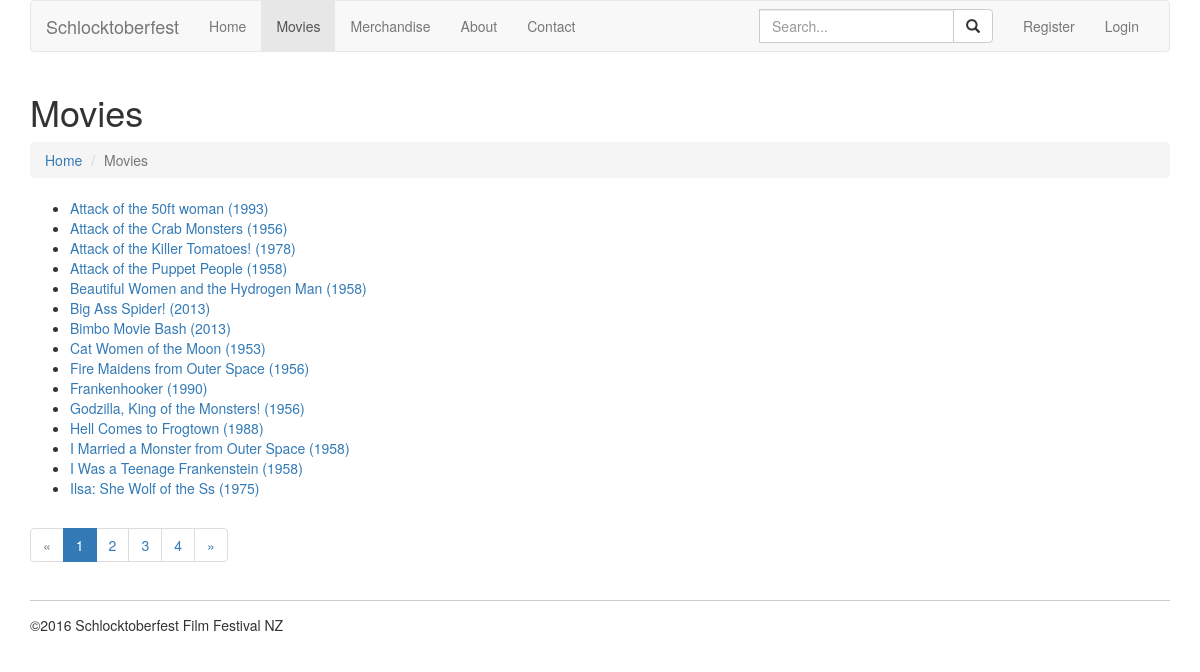
Page /?page=movies on the committed database.
### tables this page shows
CREATE TABLE IF NOT EXISTS `movies` (
`id` smallint(5) unsigned NOT NULL,
  `title` varchar(100) NOT NULL,
  `year` year(4) NOT NULL,
  `description` text NOT NULL,
  `poster` varchar(255) DEFAULT NULL
);

### public_html/App/Views/MoviesView.php (called while the page is built, shortened)
<?php
class MoviesView extends TemplateView
{
	public function render()
	{
		extract($this->data);
		$page = "movies";
		include "templates/master.inc.php";
	}
	protected function content()
	{
		extract($this->data);
		include "templates/movies.inc.php";
	}
	public function paginate($url, $pageNumber, $pageSize, $recordCount)
	{
		$totalPages = ceil($recordCount/$pageSize);
		$nextPage = $pageNumber + 1;
		$maxLinks = 5;
		$low = $pageNumber - floor($maxLinks / 2);
		if ($low < 2) {
			$low = 2;
		}
		$high = $pageNumber + floor($maxLinks / 2);
		if($low == 2){ $high = $maxLinks;}
		if ($high > $totalPages - 1) { $high = $totalPages - 1; }
		include "templates/paginate.inc.php";
	}
}

### public_html/App/Controllers/MoviesController.php (called while the page is built, shortened)
<?php
class MoviesController extends Controller
{
	public function index()
	{
		$pageNumber= isset($_GET['p']) ? $_GET['p'] : 1;
		$pageSize = 15;
		$movies = Movies::all("title", true, $pageNumber, $pageSize);
		$view = new MoviesView(compact('movies', 'pageNumber', 'pageSize', 'recordCount'));
		$view->render();
	}
}

### public_html/index.php (called while the page is built, shortened)
<?php
require "routes.php";

### public_html/App/Services/AuthenticationService.php (called while the page is built, shortened)
<?php
class AuthenticationService
{
	private static $currentUser;
	public function check()
	{
		return(static::$currentUser ? true : false);
	}
}

### public_html/App/Models/DatabaseModel.php (called while the page is built, shortened)
<?php
abstract class DatabaseModel
{
	public $data = [];
	protected static $columns =[];
	protected static $fakeColumns =[];
	private static $db;
	protected static function getDatabaseConnection()
	{
		if (! self::$db){
			$dsn = 'mysql:host=' . DB_HOST . ';dbname=' . DB_NAME . ';charset=utf8';
			self::$db = new PDO($dsn, DB_USER, DB_PASSWORD);
			self::$db->setAttribute(PDO::ATTR_ERRMODE, PDO::ERRMODE_EXCEPTION);
			self::$db->setAttribute(PDO::ATTR_EMULATE_PREPARES, false);
		}
		return self::$db;
	}
	public static function all($sortcolumn = "", $asc = true, $pageNumber=null, $pageSize=null)
	{
		$models = [];
		$db = static::getDatabaseConnection();
		$query ="SELECT " .implode("," , static::$columns). " FROM " . static::$tableName;
		if($sortcolumn){
			$query .= " ORDER BY " .$sortcolumn;
			if($asc){
				$query .= " ASC";
			} else {
				$query .= " DESC";
			}
		}
		if($pageSize > 0  && $pageNumber > 0){
			$firstRecord = ($pageSize * $pageNumber) - $pageSize;
			$query .= " LIMIT " .$firstRecord." , ".$pageSize;
		}
		$statement = $db->prepare($query);
		$statement->execute();
		while($record = $statement->fetch(PDO::FETCH_ASSOC)){
			$model = new static();
			$model->data = $record;
			array_push($models, $model);
		}
		return $models;
	}
	public function __get($name)
	{
		if (in_array($name, static::$columns) || in_array($name, static::$fakeColumns)) {
           return $this->data[$name];
         }
        throw new UnexpectedValueException("Property '$name' not found in the data variable.");
    }
	public function __set($name, $value)
	{
        $this->data[$name] = $value;
 	}
}

### public_html/templates/movies.inc.php (the view, shortened to what this page needs)
<div class="row">
	<div class="col-xs-12">
		<h1>Movies</h1>
		<ol class="breadcrumb">
		  <li><a href=".\">Home</a></li>
		  <li  class="active">Movies</li>
		</ol>
		<?php if(count($movies) > 0): ?>
			<ul>
			<?php
				foreach($movies as $movie): ?>
					<li><a href=".\?page=movie&amp;id=<?= $movie->id?>"><?= $movie->title; ?> (<?= $movie->year?>)</a></li>
				<?php endforeach; ?>
			</ul>
		<?php else: ?>
			<p>Weirdly enough, there are no movies to display. Spooky!!! </p>
		<?php endif; ?>
		<?php $this->paginate(".\?page=movies", $pageNumber, $pageSize, $recordCount); ?>
	</div>
</div>

### public_html/routes.php (shortened to what this page needs)
<?php
$page = isset($_GET['page']) ? $_GET['page'] : 'home';
try {
	switch ($page) {
		case "movies":
			$controller = new MoviesController();
			$controller->index();
			break;
	}
} catch (ModelNotFoundException $e)
{
	$controller = new ErrorController();
	$controller->error404();
} catch (InsufficientPrivilegesException $e)
{
	$controller = new ErrorController();
	$controller->error401();
}

### public_html/templates/master.inc.php (shortened to what this page needs)
<!DOCTYPE html>
<html lang="en">
  <head>
    <link href="css/bootstrap.min.css" rel="stylesheet">
    <link href="css/main.css" rel="stylesheet">
  </head>
  <body>
    <div class="container">
      <nav class="navbar navbar-default">
        <div class="container-fluid">
          <div class="navbar-header">
            <a class="navbar-brand" href="./">Schlocktoberfest</a>
          </div>
          <div id="navbar" class="collapse navbar-collapse">
            <ul class="nav navbar-nav">
              <li<?php if ($page === "index"): ?> class="active" <?php endif ;?>><a href=".\">Home</a></li>
              <li<?php if ($page === "movies"): ?> class="active" <?php endif ;?>><a href=".\?page=movies">Movies</a></li>
              <li<?php if ($page === "merchandise"): ?> class="active" <?php endif ;?>><a href=".\?page=merchandise">Merchandise</a></li>
              <li<?php if ($page === "about"): ?> class="active" <?php endif ;?>><a href=".\?page=about">About</a></li>
              <li<?php if ($page === "contact"): ?> class="active" <?php endif ;?>><a href=".\?page=contact">Contact</a></li>
            </ul>
            <ul class="nav navbar-nav navbar-right">
            <?php if(! static::$auth->check()): ?>
              <li<?php if ($page === "auth.register"): ?> class="active" <?php endif ;?>><a href=".\?page=register">Register</a></li>
              <li<?php if ($page === "auth.login"): ?> class="active" <?php endif ;?>><a href=".\?page=login">Login</a></li>
            <?php else: ?>
              <li><a href="#"><?= static::$auth->user()->email; ?></a></li>
              <li><a href=".\?page=logout">Logout</a></li>
            <?php endif; ?>
            </ul>
              <form method="GET" action="./" class="navbar-form pull-right" role="search">
                <div class="input-group">
                  <input name="q" type="text" class="form-control" placeholder="Search...">
                    <div class="input-group-btn">
                      <button type="submit" class="btn btn-default">
                        <span class="glyphicon glyphicon-search"></span>
                      </button>
                    </div>
                </div>
              </form>
          </div>
        </div>
      </nav>
      <?php $this->content(); ?>
      <footer>
        <p>&copy;<?php echo date("Y");?> Schlocktoberfest Film Festival NZ</p>
      </footer>
    </div>
  </body>
</html>

### public_html/templates/paginate.inc.php (shortened to what this page needs)
<nav>
	  <ul class="pagination">
	  	<?php if($pageNumber > 1): ?>
	    	<li><a href="<?= $url ?>&amp;p=<?= $previousPage ?>" aria-label="Previous"><span aria-hidden="true">&laquo;</span></a></li>
	    <?php else: ?>
	    	<li class="disabled"><a href="#" aria-label="Previous"><span aria-hidden="true">&laquo;</span></a></li>
	    <?php endif; ?>
	    	<li<?php if($pageNumber == 1): ?> class="active" <?php endif; ?>><a href="<?= $url?>&amp;p=1">1
	    <?php if($pageNumber == 1): ?>
	     <span class="sr-only">(current)</span>
	    <?php endif; ?></a></li>
	    <?php for ($i=$low; $i<=$high; $i++): ?>
	    	<li<?php if($pageNumber == $i): ?> class="active" <?php endif; ?>>
	    		<a href="<?= $url?>&amp;p=<?= $i?>">
	    			<?= $i; ?>
	    			<?php if($pageNumber == $i):?>
	    		     <span class="sr-only">(current)</span>
	    			<?php endif; ?></a></li>
	    <?php endfor; ?>
	    <?php if($totalPages > 1) :?>
	    	<li<?php if($pageNumber == $totalPages): ?> class="active" <?php endif; ?>>
	    		<a href="<?= $url?>&amp;p=<?= $totalPages?>">
	    			<?= $totalPages; ?>
	    			<?php if($pageNumber == $totalPages):?>
	    		     <span class="sr-only">(current)</span>
	    			<?php endif; ?></a></li>
	    <?php endif; ?>
	    <?php if($pageNumber < $totalPages): ?>
	    	<li><a href="<?= $url?>&amp;p=<?= $nextPage ?>"
	    		aria-label="Next"><span aria-hidden="true">&raquo;</span></a></li>
	    <?php else : ?>
	    	<li class="disabled"><a href="#" aria-label="Next"><span aria-hidden="true">&raquo;</span></a></li>
	    <?php endif; ?>
	  </ul>
	</nav>

### public_html/css/main.css (style rules this page uses)
footer { border-top: 1px solid #ccc; padding-top: 1em; margin-top: 1em; }

### rows in the picture
movies: title "Attack of the 50ft woman", year "1993"
movies: title "Attack of the Crab Monsters", year "1956"
movies: title "Attack of the Killer Tomatoes!", year "1978"
movies: title "Attack of the Puppet People", year "1958"
movies: title "Beautiful Women and the Hydrogen Man", year "1958"
movies: title "Big Ass Spider!", year "2013"
movies: title "Bimbo Movie Bash", year "2013"
movies: title "Cat Women of the Moon", year "1953"
movies: title "Fire Maidens from Outer Space", year "1956"
movies: title "Frankenhooker", year "1990"
movies: title "Godzilla, King of the Monsters!", year "1956"
movies: title "Hell Comes to Frogtown", year "1988"
movies: title "I Married a Monster from Outer Space", year "1958"
movies: title "I Was a Teenage Frankenstein", year "1958"
movies: title "Ilsa: She Wolf of the Ss", year "1975"

### other values in the picture
$totalPages "4"
